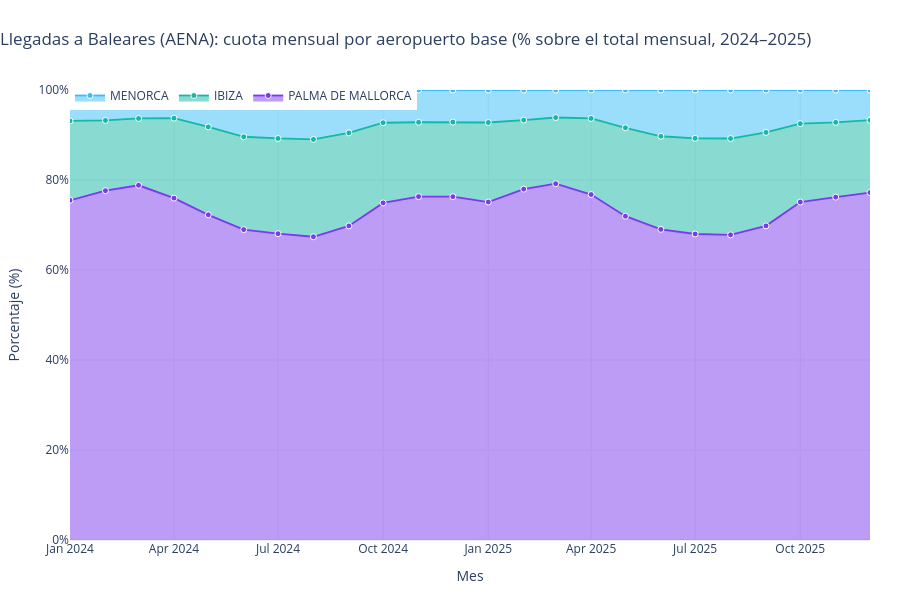

Notebook code for this chart:
### Markdown cell above
## 5. Evolución mensual
Series temporales mensuales (total Baleares y detalle).

### Code cell
BASES = AEROPUERTOS_BASE_BALEARES
# Base.
d = df_baleares_llegadas.copy()

COL_BASE   = pick_col(d, ["aeropuerto_base"])
COL_METRIC = pick_col(d, ["pasajeros_totales"])
COL_DATE   = pick_col(d, ["fecha"])

# Numérico.
d[COL_METRIC] = pd.to_numeric(d[COL_METRIC], errors="coerce").fillna(0)

# Asegurar que fecha sea datetime.
d[COL_DATE] = pd.to_datetime(d[COL_DATE], errors="coerce")
d = d.dropna(subset=[COL_DATE])

# Agregado mensual por aeropuerto.
g = (
    d.groupby([COL_DATE, COL_BASE], as_index=False)[COL_METRIC]
     .sum()
)

# Pivot: filas=mes, columnas=aeropuerto_base.
p = (
    g.pivot(index=COL_DATE, columns=COL_BASE, values=COL_METRIC)
     .fillna(0)
)

# Asegurar las 3 bases.
for b in BASES:
    if b not in p.columns:
        p[b] = 0

p = p[BASES].sort_index()

# Total baleares por mes (para % y hover)
p["total_mes"] = p.sum(axis=1)

# Porcentaje por base (para hover)
pct = (p[BASES].div(p["total_mes"].replace(0, pd.NA), axis=0) * 100).fillna(0).round(2)

# Figura: stacked area 100%.
fig = go.Figure()

colors = {
    "PALMA DE MALLORCA": "#7C3AED",
    "IBIZA": "#14B8A6",
    "MENORCA": "#38BDF8",
}

for b in BASES:
    custom = list(zip(
        p[b].tolist(),
        pct[b].tolist(),
        p["total_mes"].tolist()
    ))

    fig.add_trace(go.Scatter(
        x=p.index,
        y=p[b],
        mode="lines+markers",
        name=b,
        stackgroup="one",
        groupnorm="percent",
        line=dict(width=1.8),
        marker=dict(
            size=6,
            symbol="circle",
            line=dict(width=1, color="white")
        ),
        marker_color=colors.get(b),
        customdata=custom,
        hovertemplate=(
            "<b>%{x|%b %Y}</b><br>"
            f"{b}<br>"
            "<b>%{customdata[1]:.2f}%</b><br>"
            "Abs: %{customdata[0]:,.0f}<br>"
            "Total mes (Baleares): %{customdata[2]:,.0f}"
            "<extra></extra>"
        )
    ))

fig.update_layout(
    title=dict(
        text="Llegadas a Baleares (AENA): cuota mensual por aeropuerto base (% sobre el total mensual, 2024–2025)",
        x=0.0, xanchor="left"
    ),
    template="plotly_white",
    height=600,
    xaxis_title="Mes",
    yaxis_title="Porcentaje (%)",
    hovermode="x unified",
    legend=dict(orientation="h", x=0.0, y=1.02),
    margin=dict(t=90, l=70, r=30, b=60)
)

fig.update_yaxes(ticksuffix="%", range=[0, 100])
fig.show()

### Figure 1 — Plotly figure (JSON) as saved in the notebook; plotly's stock layout.template omitted (floating-point values rounded to 4 significant figures)
{"data": [{"customdata": [[437670, 75.49, 579803], [532004, 77.62, 685383], [824580, 78.82, 1046103], [1447462, 75.97, 1905320], [1976605, 72.26, 2735253], [2098509, 68.98, 3042134], [2343353, 68.08, 3442308], [2247983, 67.39, 3335836], [2015746, 69.8, 2887806], [1638721, 74.92, 2187430], [529824, 76.31, 694303], [549030, 76.29, 719631], [446533, 75.1, 594585], [547169, 77.97, 701773], [806307, 79.18, 1018315], [1579622, 76.77, 2057510], [1966818, 71.96, 2733184], [2120528, 69.03, 3072007], [2350717, 68, 3456761], [2302720, 67.81, 3395850], [2027740, 69.81, 2904711], [1639888, 75.1, 2183605], [544942, 76.2, 715171], [557824, 77.21, 722455]], "groupnorm": "percent", "hovertemplate": "<b>%{x|%b %Y}</b><br>PALMA DE MALLORCA<br><b>%{customdata[1]:.2f}%</b><br>Abs: %{customdata[0]:,.0f}<br>Total mes (Baleares): %{customdata[2]:,.0f}<extra></extra>", "line": {"width": 1.8}, "marker": {"color": "#7C3AED", "line": {"color": "white", "width": 1}, "size": 6, "symbol": "circle"}, "mode": "lines+markers", "name": "PALMA DE MALLORCA", "stackgroup": "one", "type": "scatter", "x": ["2024-01-01T00:00:00.000000000", "2024-02-01T00:00:00.000000000", "2024-03-01T00:00:00.000000000", "2024-04-01T00:00:00.000000000", "2024-05-01T00:00:00.000000000", "2024-06-01T00:00:00.000000000", "2024-07-01T00:00:00.000000000", "2024-08-01T00:00:00.000000000", "2024-09-01T00:00:00.000000000", "2024-10-01T00:00:00.000000000", "2024-11-01T00:00:00.000000000", "2024-12-01T00:00:00.000000000", "2025-01-01T00:00:00.000000000", "2025-02-01T00:00:00.000000000", "2025-03-01T00:00:00.000000000", "2025-04-01T00:00:00.000000000", "2025-05-01T00:00:00.000000000", "2025-06-01T00:00:00.000000000", "2025-07-01T00:00:00.000000000", "2025-08-01T00:00:00.000000000", "2025-09-01T00:00:00.000000000", "2025-10-01T00:00:00.000000000", "2025-11-01T00:00:00.000000000", "2025-12-01T00:00:00.000000000"], "y": [437670, 532004, 824580, 1447462, 1976605, 2098509, 2343353, 2247983, 2015746, 1638721, 529824, 549030, 446533, 547169, 806307, 1579622, 1966818, 2120528, 2350717, 2302720, 2027740, 1639888, 544942, 557824]}, {"customdata": [[102354, 17.65, 579803], [107047, 15.62, 685383], [155359, 14.85, 1046103], [338626, 17.77, 1905320], [534346, 19.54, 2735253], [627423, 20.62, 3042134], [728182, 21.15, 3442308], [721507, 21.63, 3335836], [596872, 20.67, 2887806], [389562, 17.81, 2187430], [114685, 16.52, 694303], [119330, 16.58, 719631], [105114, 17.68, 594585], [107736, 15.35, 701773], [149739, 14.7, 1018315], [347816, 16.9, 2057510], [536959, 19.65, 2733184], [635629, 20.69, 3072007], [734901, 21.26, 3456761], [726983, 21.41, 3395850], [603107, 20.76, 2904711], [380544, 17.43, 2183605], [118815, 16.61, 715171], [116161, 16.08, 722455]], "groupnorm": "percent", "hovertemplate": "<b>%{x|%b %Y}</b><br>IBIZA<br><b>%{customdata[1]:.2f}%</b><br>Abs: %{customdata[0]:,.0f}<br>Total mes (Baleares): %{customdata[2]:,.0f}<extra></extra>", "line": {"width": 1.8}, "marker": {"color": "#14B8A6", "line": {"color": "white", "width": 1}, "size": 6, "symbol": "circle"}, "mode": "lines+markers", "name": "IBIZA", "stackgroup": "one", "type": "scatter", "x": ["2024-01-01T00:00:00.000000000", "2024-02-01T00:00:00.000000000", "2024-03-01T00:00:00.000000000", "2024-04-01T00:00:00.000000000", "2024-05-01T00:00:00.000000000", "2024-06-01T00:00:00.000000000", "2024-07-01T00:00:00.000000000", "2024-08-01T00:00:00.000000000", "2024-09-01T00:00:00.000000000", "2024-10-01T00:00:00.000000000", "2024-11-01T00:00:00.000000000", "2024-12-01T00:00:00.000000000", "2025-01-01T00:00:00.000000000", "2025-02-01T00:00:00.000000000", "2025-03-01T00:00:00.000000000", "2025-04-01T00:00:00.000000000", "2025-05-01T00:00:00.000000000", "2025-06-01T00:00:00.000000000", "2025-07-01T00:00:00.000000000", "2025-08-01T00:00:00.000000000", "2025-09-01T00:00:00.000000000", "2025-10-01T00:00:00.000000000", "2025-11-01T00:00:00.000000000", "2025-12-01T00:00:00.000000000"], "y": [102354, 107047, 155359, 338626, 534346, 627423, 728182, 721507, 596872, 389562, 114685, 119330, 105114, 107736, 149739, 347816, 536959, 635629, 734901, 726983, 603107, 380544, 118815, 116161]}, {"customdata": [[39779, 6.86, 579803], [46332, 6.76, 685383], [66164, 6.32, 1046103], [119232, 6.26, 1905320], [224302, 8.2, 2735253], [316202, 10.39, 3042134], [370773, 10.77, 3442308], [366346, 10.98, 3335836], [275188, 9.53, 2887806], [159147, 7.28, 2187430], [49794, 7.17, 694303], [51271, 7.12, 719631], [42938, 7.22, 594585], [46868, 6.68, 701773], [62269, 6.11, 1018315], [130072, 6.32, 2057510], [229407, 8.39, 2733184], [315850, 10.28, 3072007], [371143, 10.74, 3456761], [366147, 10.78, 3395850], [273864, 9.43, 2904711], [163173, 7.47, 2183605], [51414, 7.19, 715171], [48470, 6.71, 722455]], "groupnorm": "percent", "hovertemplate": "<b>%{x|%b %Y}</b><br>MENORCA<br><b>%{customdata[1]:.2f}%</b><br>Abs: %{customdata[0]:,.0f}<br>Total mes (Baleares): %{customdata[2]:,.0f}<extra></extra>", "line": {"width": 1.8}, "marker": {"color": "#38BDF8", "line": {"color": "white", "width": 1}, "size": 6, "symbol": "circle"}, "mode": "lines+markers", "name": "MENORCA", "stackgroup": "one", "type": "scatter", "x": ["2024-01-01T00:00:00.000000000", "2024-02-01T00:00:00.000000000", "2024-03-01T00:00:00.000000000", "2024-04-01T00:00:00.000000000", "2024-05-01T00:00:00.000000000", "2024-06-01T00:00:00.000000000", "2024-07-01T00:00:00.000000000", "2024-08-01T00:00:00.000000000", "2024-09-01T00:00:00.000000000", "2024-10-01T00:00:00.000000000", "2024-11-01T00:00:00.000000000", "2024-12-01T00:00:00.000000000", "2025-01-01T00:00:00.000000000", "2025-02-01T00:00:00.000000000", "2025-03-01T00:00:00.000000000", "2025-04-01T00:00:00.000000000", "2025-05-01T00:00:00.000000000", "2025-06-01T00:00:00.000000000", "2025-07-01T00:00:00.000000000", "2025-08-01T00:00:00.000000000", "2025-09-01T00:00:00.000000000", "2025-10-01T00:00:00.000000000", "2025-11-01T00:00:00.000000000", "2025-12-01T00:00:00.000000000"], "y": [39779, 46332, 66164, 119232, 224302, 316202, 370773, 366346, 275188, 159147, 49794, 51271, 42938, 46868, 62269, 130072, 229407, 315850, 371143, 366147, 273864, 163173, 51414, 48470]}], "layout": {"height": 600, "hovermode": "x unified", "legend": {"orientation": "h", "x": 0, "y": 1.02}, "margin": {"b": 60, "l": 70, "r": 30, "t": 90}, "title": {"text": "Llegadas a Baleares (AENA): cuota mensual por aeropuerto base (% sobre el total mensual, 2024–2025)", "x": 0, "xanchor": "left"}, "xaxis": {"title": {"text": "Mes"}}, "yaxis": {"range": [0, 100], "ticksuffix": "%", "title": {"text": "Porcentaje (%)"}}}}
